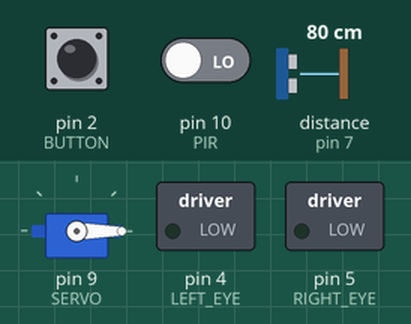
The sketch below on a simulated Arduino Uno, built with avr-gcc and run on an emulated ATmega328P. Shown: servo, switched loads named in the sketch (green lamp = pin HIGH). Wiring (inferred from the names in the program): ultrasonic range finder: trigger pin 6; echo pin 7. The test bench sets the inputs (shaded band); at power-on: pin 2 (BUTTON) HIGH, pin 10 (PIR) LOW, distance to the obstacle (sensor on pin 7) 80 cm. The echo pulse lasts 58.3 µs per cm; pins used as bus, display or sensor lines are not drawn; what the sketch prints to the serial monitor is not drawn.

Above: at 1.2 s.
1.3 s: pin 2 (BUTTON) pulled LOW for 0.15 s
At 2.5 s:
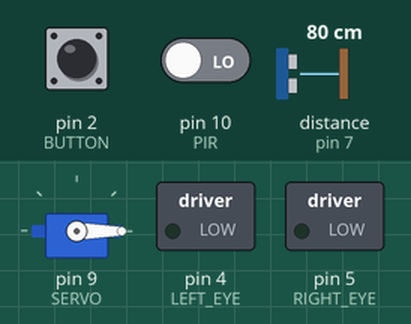
7.5 s: pin 2 (BUTTON) pulled LOW for 3.2 s
At 8.0 s:
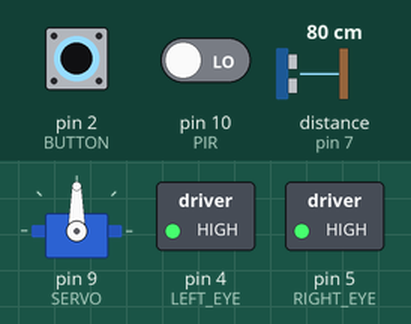
16.7 s: pin 2 (BUTTON) driven LOW and pin 10 (PIR) driven LOW
At 17.4 s:
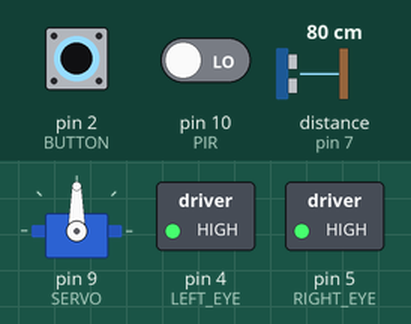
Timing chart, 0 to 19.7 s (numbered marks = the images above; inputs shaded):
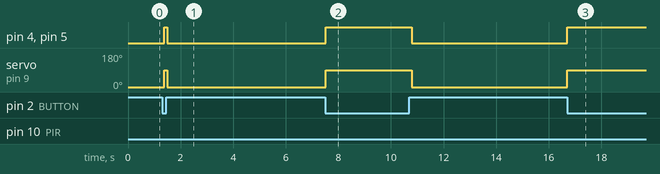

Measured:
- after the input at 1.3 s, pin 4 (LEFT_EYE), pin 5 (RIGHT_EYE): LOW → HIGH after 0.08 s, → LOW 0.11 s later; servo on pin 9 (SERVO): 0° → 90° after 0.08 s, → 0° 0.11 s later
- after the input at 7.5 s, pin 4 (LEFT_EYE), pin 5 (RIGHT_EYE): LOW → HIGH at once, → LOW 3.3 s later; servo on pin 9 (SERVO): 0° → 90° at once, → 0° 3.3 s later
- after the input at 16.7 s, pin 4 (LEFT_EYE), pin 5 (RIGHT_EYE): LOW → HIGH at once; servo on pin 9 (SERVO): 0° → 90° at once

The sketch:

robot_duck.ino
```cpp
#include <Servo.h>

Servo neck;

// Pin definitions
const int BUTTON = 2;

const int LEFT_EYE = 4;
const int RIGHT_EYE = 5;

const int TRIG = 6;
const int ECHO = 7;

const int SERVO = 9;
const int PIR = 10;

// Future Sensors
// const int LIGHT = A1;
// const int DHTPIN = 3;
// const int MIC = A0;

// Function Prototypes
bool isButtonPressed();
bool detectMotion();
float readDistance();

void updateEyes(bool buttonPressed);
void updateServo(bool buttonPressed);

void setup() {

  pinMode(BUTTON, INPUT_PULLUP);

  pinMode(LEFT_EYE, OUTPUT);
  pinMode(RIGHT_EYE, OUTPUT);

  pinMode(TRIG, OUTPUT);
  pinMode(ECHO, INPUT);

  pinMode(PIR, INPUT);

  neck.attach(SERVO);
  neck.write(0);     // Duck starts facing forward

  Serial.begin(9600);
}

void loop() {

  // Read inputs
  bool buttonPressed = isButtonPressed();
  bool motion = detectMotion();
  float distance = readDistance();

  // Update outputs
  updateEyes(buttonPressed);
  updateServo(buttonPressed);

  // report PID and/or UltraSonic sensor data
  if (motion) {
    Serial.println("Motion detected!");
  }

  Serial.print("Distance: ");
  Serial.print(distance);
  Serial.println(" cm");

  delay(100);
}

// Functions (much needed)

// Returns true when the button is pressed
bool isButtonPressed() {
  return digitalRead(BUTTON) == LOW;
}

// Returns true when motion is detected
bool detectMotion() {
  return digitalRead(PIR);
}

// Measures distance using the HC-SR04
float readDistance() {

  // Clear the trigger pin
  digitalWrite(TRIG, LOW);
  delayMicroseconds(2);

  // Send a 10 microsecond pulse
  digitalWrite(TRIG, HIGH);
  delayMicroseconds(10);
  digitalWrite(TRIG, LOW);

  // Measure the echo time
  long duration = pulseIn(ECHO, HIGH);

  // Convert to centimeters
  float distance = duration * 0.0343 / 2.0;

  return distance;
}

// Controls the duck's eyes
void updateEyes(bool buttonPressed) {

  if (buttonPressed) {
    digitalWrite(LEFT_EYE, HIGH);
    digitalWrite(RIGHT_EYE, HIGH);
  } else {
    digitalWrite(LEFT_EYE, LOW);
    digitalWrite(RIGHT_EYE, LOW);
  }

}

// Controls the duck's neck
void updateServo(bool buttonPressed) {

  if (buttonPressed) {
    neck.write(90);
  } else {
    neck.write(0);
  }

}
```
